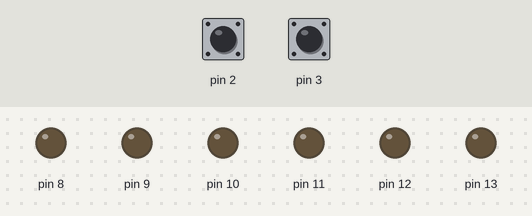
This sketch was run on a simulated Arduino Uno, built with avr-gcc and run on an emulated ATmega328P. Parts: output pins drawn as LEDs (lit = HIGH). Inputs (shaded band) come from the test bench; at power-on: pin 2 HIGH, pin 3 HIGH.

Above: at 0.2 s.
At 1.2 s:
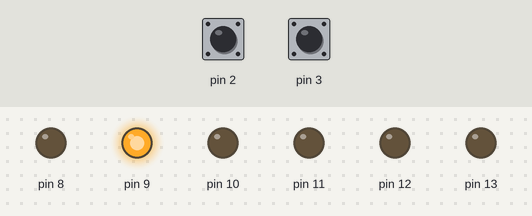
At 1.7 s:
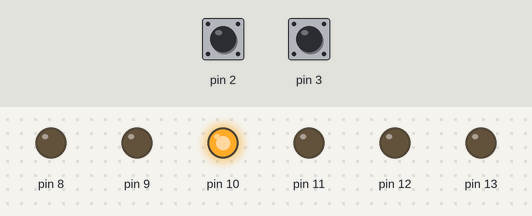
At 3.2 s:
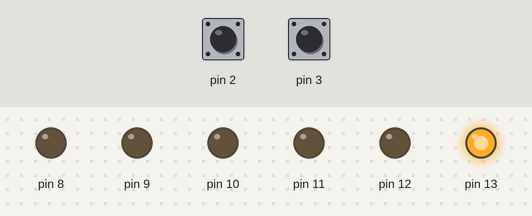
At 5.7 s:
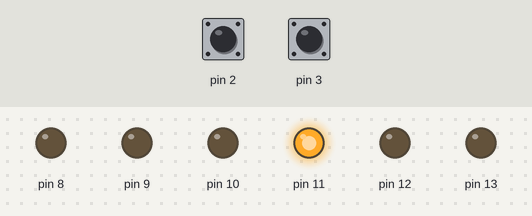
At 7.7 s:
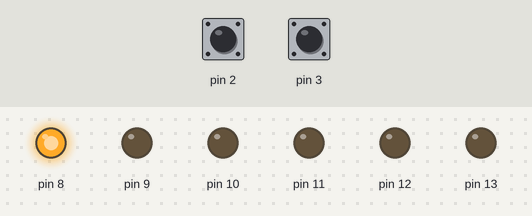
Timing chart, 0 to 8.1 s (numbered marks = the images above):
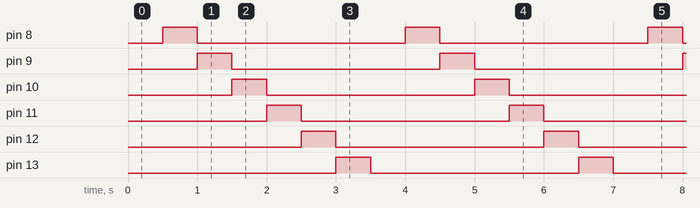

The sketch:

var2.ino
```cpp
#include<stdint.h>

#define PORTB_OUT 0x3F
#define PORTB_CLEAR ~PORTB_OUT
#define PLUS_BTN_MASK 0x01
#define MINUS_BTN_MASK 0x02
#define READ_BTNS_MASK 0x03
#define MIN_DELAY 50
#define MAX_DELAY 1000
#define DELAY_STEP 50
#define DEBOUNCE_INTERVAL 20

static uint8_t last_btns_state = 0x3;
static uint16_t current_delay = 500;
static uint16_t current_step = 1;
static uint32_t last_debounce_time = 0;
static uint32_t last_update_time = 0;
void setup() {
  PORTB = PORTB & PORTB_CLEAR;
  DDRB |= PORTB_OUT;
  DDRD &= ~((1 << PD2) | (1 << PD3));
  PORTD |= ((1 << PD2) | (1 << PD3));
}

int switch_led(uint8_t curr){
  if (curr == 0){
    return 1;
  }
  if (curr >= 32){
    return 0;
  }

  return curr*2;
}

void loop(){
  uint32_t current_time = millis();
  uint8_t current_btns_state = (PIND >> 2) & READ_BTNS_MASK;

  if((last_btns_state & PLUS_BTN_MASK) && !(current_btns_state & PLUS_BTN_MASK) && current_time - last_debounce_time >= DEBOUNCE_INTERVAL){
    if(current_delay < MAX_DELAY){
      current_delay += DELAY_STEP;
      last_debounce_time = current_time;
    }
  }

  if((last_btns_state & MINUS_BTN_MASK) && !(current_btns_state & MINUS_BTN_MASK) && current_time - last_debounce_time >= DEBOUNCE_INTERVAL){
    if(current_delay > MIN_DELAY){
      current_delay -= DELAY_STEP;
      last_debounce_time = current_time;
    }
  }

  last_btns_state = current_btns_state;


  if (current_time - last_update_time >= current_delay){
    PORTB = (PORTB & PORTB_CLEAR) | (current_step & PORTB_OUT);
    current_step = switch_led(current_step);
    last_update_time = current_time;
  }
}
```

Measured:
- by itself, pin 8–13: alternates HIGH for 0.50 s and LOW for 3.0 s
- by itself, everything shown: repeats every 3.5 s, in 7 steps
